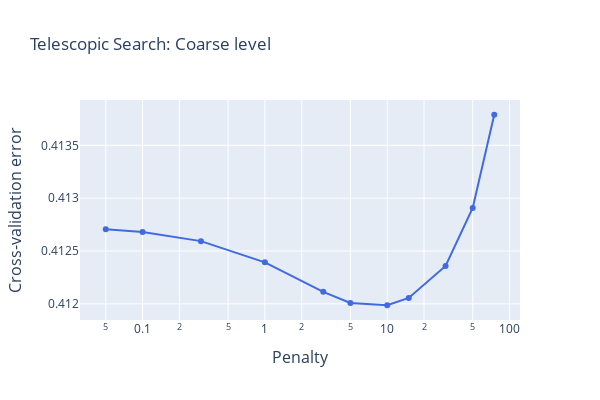

The cell this chart's notebook holds for it:
### Code cell
fig = go.Figure()

fig.add_trace(
    go.Scatter(
        x = alphas1,
        y= cv_ridge1,
        line = dict(color='royalBlue', width=2)
        ),
)



fig.update_layout(
   
    xaxis=go.layout.XAxis(
        title=go.layout.xaxis.Title(
            text="Penalty",
            font=dict(
                size=16
            )
        )
    ),
    
    yaxis=go.layout.YAxis(
        title=go.layout.yaxis.Title(
            text="Cross-validation error",
            font=dict(
                size=16
            )
        )
    ),
)


fig.update_layout(height=400,
                width = 600,
                title = 'Telescopic Search: Coarse level', 
                  xaxis_type="log", 
                  showlegend=False)

fig.show()

### Figure 1 — Plotly figure (JSON) as saved in the notebook; plotly's stock layout.template omitted (floating-point values rounded to 4 significant figures)
{"data": [{"line": {"color": "royalBlue", "width": 2}, "type": "scatter", "x": [0.05, 0.1, 0.3, 1, 3, 5, 10, 15, 30, 50, 75], "y": [0.4127, 0.4127, 0.4126, 0.4124, 0.4121, 0.412, 0.412, 0.4121, 0.4124, 0.4129, 0.4138]}], "layout": {"height": 400, "showlegend": false, "title": {"text": "Telescopic Search: Coarse level"}, "width": 600, "xaxis": {"title": {"font": {"size": 16}, "text": "Penalty"}, "type": "log"}, "yaxis": {"title": {"font": {"size": 16}, "text": "Cross-validation error"}}}}
